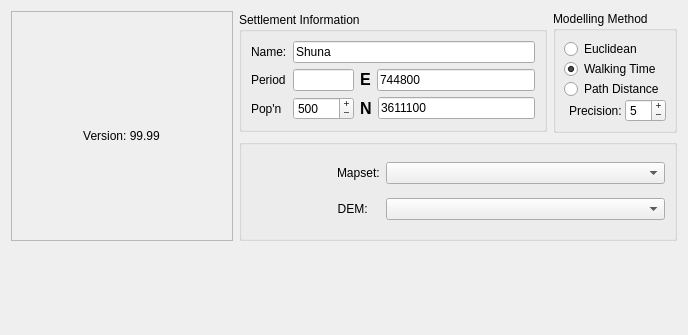
     <widget class="QWidget" name="main_tab">
      <attribute name="title">
       <string>Main</string>
      </attribute>
      <layout class="QGridLayout">
       <item row="0" column="0" rowspan="2">
        <widget class="QFrame" name="frame_2">
         <property name="sizePolicy">
          <sizepolicy hsizetype="Fixed" vsizetype="Fixed">
           <horstretch>0</horstretch>
           <verstretch>0</verstretch>
          </sizepolicy>
         </property>
         <property name="minimumSize">
          <size>
           <width>222</width>
           <height>230</height>
          </size>
         </property>
         <property name="toolTip">
          <string>&lt;html&gt;&lt;head&gt;&lt;meta name=&quot;qrichtext&quot; content=&quot;1&quot; /&gt;&lt;style type=&quot;text/css&quot;&gt;
p, li { white-space: pre-wrap; }
&lt;/style&gt;&lt;/head&gt;&lt;body style=&quot; font-family:'Sans Serif'; font-size:9pt; font-weight:400; font-style:normal; text-decoration:none;&quot;&gt;
&lt;p style=&quot; margin-top:0px; margin-bottom:0px; margin-left:0px; margin-right:0px; -qt-block-indent:0; text-indent:0px;&quot;&gt;&lt;span style=&quot; font-size:10pt; font-weight:600;&quot;&gt;To learn more about a feature or field in LandUse Analyst, you can do one of four things.&lt;/span&gt;&lt;/p&gt;
&lt;p style=&quot; margin-top:0px; margin-bottom:0px; margin-left:0px; margin-right:0px; -qt-block-indent:0; text-indent:0px;&quot;&gt;1. &lt;span style=&quot; font-size:10pt; color:#0000ff;&quot;&gt;Hover over it&lt;/span&gt; with your mouse arrow for a brief description (like you are doing now to see this)&lt;/p&gt;
&lt;p style=&quot; margin-top:0px; margin-bottom:0px; margin-left:0px; margin-right:0px; -qt-block-indent:0; text-indent:0px;&quot;&gt;2. Click the &lt;span style=&quot; font-size:12pt; font-weight:600; color:#0000ff;&quot;&gt;?&lt;/span&gt; in the top right of the main window and then click on the item you want detailed help for.&lt;/p&gt;
&lt;p style=&quot; margin-top:0px; margin-bottom:0px; margin-left:0px; margin-right:0px; -qt-block-indent:0; text-indent:0px;&quot;&gt; Click anywhere to make the help box go away.&lt;/p&gt;
&lt;p style=&quot; margin-top:0px; margin-bottom:0px; margin-left:0px; margin-right:0px; -qt-block-indent:0; text-indent:0px;&quot;&gt;3. RIght Click on the thing you want help for.  If there is detailed help for it, you will see a &lt;span style=&quot; font-weight:600; color:#0000ff;&quot;&gt;What is this?&lt;/span&gt; option that you can then click on.  Again, you can click anywhere to make the help box go away.&lt;/p&gt;
&lt;p style=&quot; margin-top:0px; margin-bottom:0px; margin-left:0px; margin-right:0px; -qt-block-indent:0; text-indent:0px;&quot;&gt;4. Go to the &lt;span style=&quot; font-weight:600; color:#0000ff;&quot;&gt;Help&lt;/span&gt; &lt;span style=&quot; font-weight:600; color:#0000ff;&quot;&gt;Tab&lt;/span&gt; and click on the item you want help with on the left for an even more detailed description of what things are and how they work&lt;/p&gt;&lt;/body&gt;&lt;/html&gt;</string>
         </property>
         <property name="whatsThis">
          <string>&lt;html&gt;&lt;head&gt;&lt;meta name=&quot;qrichtext&quot; content=&quot;1&quot; /&gt;&lt;style type=&quot;text/css&quot;&gt;
p, li { white-space: pre-wrap; }
&lt;/style&gt;&lt;/head&gt;&lt;body style=&quot; font-family:'Sans Serif'; font-size:9pt; font-weight:400; font-style:normal; text-decoration:none;&quot;&gt;
&lt;p style=&quot; margin-top:0px; margin-bottom:0px; margin-left:0px; margin-right:0px; -qt-block-indent:0; text-indent:0px;&quot;&gt;Landuse Analyst is a program that attempts to identify how much of the land surrounding an archaeological site would have been needed to sustain its population. &lt;a href=&quot;http://www.arkygeek.com/&quot;&gt;&lt;span style=&quot; text-decoration: underline; color:#0000ff;&quot;&gt;Land Analyst&lt;/span&gt;&lt;/a&gt;, is Free Open Source Software (FOSS). That means that this program is free software; you can redistribute it and/or modify it under the terms of the GNU General Public License as published by the Free Software Foundation; either version 2 of the License, or (at your option) any later version. &lt;/p&gt;
&lt;p style=&quot;-qt-paragraph-type:empty; margin-top:0px; margin-bottom:0px; margin-left:0px; margin-right:0px; -qt-block-indent:0; text-indent:0px;&quot;&gt;&lt;/p&gt;
&lt;p style=&quot; margin-top:0px; margin-bottom:0px; margin-left:0px; margin-right:0px; -qt-block-indent:0; text-indent:0px;&quot;&gt;This program is distributed in the hope that it will be useful, but WITHOUT ANY WARRANTY; without even the implied warranty of MERCHANTABILITY or FITNESS FOR A PARTICULAR PURPOSE. See the GNU General Public License for more details. &lt;/p&gt;&lt;/body&gt;&lt;/html&gt;</string>
         </property>
         <property name="frameShape">
          <enum>QFrame::StyledPanel</enum>
         </property>
         <property name="frameShadow">
          <enum>QFrame::Raised</enum>
         </property>
         <layout class="QGridLayout">
          <item row="0" column="0">
           <widget class="QLabel" name="label_17">
            <property name="sizePolicy">
             <sizepolicy hsizetype="Fixed" vsizetype="Fixed">
              <horstretch>0</horstretch>
              <verstretch>0</verstretch>
             </sizepolicy>
            </property>
            <property name="text">
             <string/>
            </property>
            <property name="pixmap">
             <pixmap resource="resources/resources.qrc">:/la_icon.png</pixmap>
            </property>
            <property name="scaledContents">
             <bool>false</bool>
            </property>
           </widget>
          </item>
          <item row="1" column="0">
           <widget class="QLabel" name="lblVersion">
            <property name="text">
             <string>Version: 99.99</string>
            </property>
            <property name="alignment">
             <set>Qt::AlignCenter</set>
            </property>
           </widget>
          </item>
         </layout>
        </widget>
       </item>
       <item row="0" column="1">
        <widget class="QGroupBox" name="groupBoxManualSiteEntry">
         <property name="sizePolicy">
          <sizepolicy hsizetype="Preferred" vsizetype="Fixed">
           <horstretch>0</horstretch>
           <verstretch>0</verstretch>
          </sizepolicy>
         </property>
         <property name="toolTip">
          <string>&lt;html&gt;&lt;head&gt;&lt;meta name=&quot;qrichtext&quot; content=&quot;1&quot; /&gt;&lt;style type=&quot;text/css&quot;&gt;
p, li { white-space: pre-wrap; }
&lt;/style&gt;&lt;/head&gt;&lt;body style=&quot; font-family:'Sans Serif'; font-size:9pt; font-weight:400; font-style:normal; text-decoration:none;&quot;&gt;
&lt;p style=&quot; margin-top:0px; margin-bottom:0px; margin-left:0px; margin-right:0px; -qt-block-indent:0; text-indent:0px;&quot;&gt;The information entered here will be inserted as Meta-Data into the resulting maps.  However, Name and Period are optional.&lt;/p&gt;&lt;/body&gt;&lt;/html&gt;</string>
         </property>
         <property name="whatsThis">
          <string>&lt;html&gt;&lt;head&gt;&lt;meta name=&quot;qrichtext&quot; content=&quot;1&quot; /&gt;&lt;style type=&quot;text/css&quot;&gt;
p, li { white-space: pre-wrap; }
&lt;/style&gt;&lt;/head&gt;&lt;body style=&quot; font-family:'Sans Serif'; font-size:9pt; font-weight:400; font-style:normal; text-decoration:none;&quot;&gt;
&lt;p style=&quot; margin-top:0px; margin-bottom:0px; margin-left:0px; margin-right:0px; -qt-block-indent:0; text-indent:0px;&quot;&gt;The name of the site, it's period, and the estimated population.&lt;/p&gt;&lt;/body&gt;&lt;/html&gt;</string>
         </property>
         <property name="title">
          <string>Settlement Information</string>
         </property>
         <property name="checkable">
          <bool>false</bool>
         </property>
         <property name="checked">
          <bool>false</bool>
         </property>
         <layout class="QGridLayout">
          <item row="0" column="1" colspan="2">
           <widget class="QLineEdit" name="lineEditSiteName">
            <property name="sizePolicy">
             <sizepolicy hsizetype="Preferred" vsizetype="Fixed">
              <horstretch>2</horstretch>
              <verstretch>0</verstretch>
             </sizepolicy>
            </property>
            <property name="toolTip">
             <string>&lt;html&gt;&lt;head&gt;&lt;meta name=&quot;qrichtext&quot; content=&quot;1&quot; /&gt;&lt;style type=&quot;text/css&quot;&gt;
p, li { white-space: pre-wrap; }
&lt;/style&gt;&lt;/head&gt;&lt;body style=&quot; font-family:'Sans Serif'; font-size:9pt; font-weight:400; font-style:normal; text-decoration:none;&quot;&gt;
&lt;p style=&quot; margin-top:0px; margin-bottom:0px; margin-left:0px; margin-right:0px; -qt-block-indent:0; text-indent:0px;&quot;&gt;Enter the name of the site you are modelling here. &lt;/p&gt;&lt;/body&gt;&lt;/html&gt;</string>
            </property>
            <property name="text">
             <string>Shuna</string>
            </property>
           </widget>
          </item>
          <item row="2" column="1">
           <widget class="QSpinBox" name="sbPopulation">
            <property name="sizePolicy">
             <sizepolicy hsizetype="Fixed" vsizetype="Fixed">
              <horstretch>0</horstretch>
              <verstretch>0</verstretch>
             </sizepolicy>
            </property>
            <property name="toolTip">
             <string>&lt;html&gt;&lt;head&gt;&lt;meta name=&quot;qrichtext&quot; content=&quot;1&quot; /&gt;&lt;style type=&quot;text/css&quot;&gt;
p, li { white-space: pre-wrap; }
&lt;/style&gt;&lt;/head&gt;&lt;body style=&quot; font-family:'Sans Serif'; font-size:9pt; font-weight:400; font-style:normal; text-decoration:none;&quot;&gt;
&lt;p style=&quot; margin-top:0px; margin-bottom:0px; margin-left:0px; margin-right:0px; -qt-block-indent:0; text-indent:0px;&quot;&gt;Estimated population of the settlement (required)&lt;/p&gt;&lt;/body&gt;&lt;/html&gt;</string>
            </property>
            <property name="buttonSymbols">
             <enum>QAbstractSpinBox::PlusMinus</enum>
            </property>
            <property name="minimum">
             <number>1</number>
            </property>
            <property name="maximum">
             <number>20000</number>
            </property>
            <property name="singleStep">
             <number>1</number>
            </property>
            <property name="value">
             <number>500</number>
            </property>
           </widget>
          </item>
          <item row="1" column="1">
           <widget class="QLineEdit" name="lineEditPeriod">
            <property name="sizePolicy">
             <sizepolicy hsizetype="Preferred" vsizetype="Fixed">
              <horstretch>254</horstretch>
              <verstretch>0</verstretch>
             </sizepolicy>
            </property>
           </widget>
          </item>
          <item row="0" column="0">
           <widget class="QLabel" name="textLabel2_4">
            <property name="text">
             <string>Name:</string>
            </property>
            <property name="wordWrap">
             <bool>false</bool>
            </property>
           </widget>
          </item>
          <item row="1" column="0">
           <widget class="QLabel" name="label">
            <property name="text">
             <string>Period</string>
            </property>
           </widget>
          </item>
          <item row="2" column="0">
           <widget class="QLabel" name="label5">
            <property name="text">
             <string>Pop'n</string>
            </property>
            <property name="wordWrap">
             <bool>false</bool>
            </property>
           </widget>
          </item>
          <item row="1" column="2">
           <layout class="QHBoxLayout">
            <item>
             <widget class="QLabel" name="label_6">
              <property name="toolTip">
               <string>&lt;html&gt;&lt;head&gt;&lt;meta name=&quot;qrichtext&quot; content=&quot;1&quot; /&gt;&lt;style type=&quot;text/css&quot;&gt;
p, li { white-space: pre-wrap; }
&lt;/style&gt;&lt;/head&gt;&lt;body style=&quot; font-family:'Sans Serif'; font-size:9pt; font-weight:400; font-style:normal; text-decoration:none;&quot;&gt;
&lt;p style=&quot; margin-top:0px; margin-bottom:0px; margin-left:0px; margin-right:0px; -qt-block-indent:0; text-indent:0px;&quot;&gt;Easting&lt;/p&gt;&lt;/body&gt;&lt;/html&gt;</string>
              </property>
              <property name="text">
               <string>&lt;html&gt;&lt;head&gt;&lt;meta name=&quot;qrichtext&quot; content=&quot;1&quot; /&gt;&lt;style type=&quot;text/css&quot;&gt;
p, li { white-space: pre-wrap; }
&lt;/style&gt;&lt;/head&gt;&lt;body style=&quot; font-family:'Sans Serif'; font-size:9pt; font-weight:400; font-style:normal; text-decoration:none;&quot;&gt;
&lt;p style=&quot; margin-top:0px; margin-bottom:0px; margin-left:0px; margin-right:0px; -qt-block-indent:0; text-indent:0px;&quot;&gt;&lt;span style=&quot; font-size:12pt; font-weight:600;&quot;&gt;E&lt;/span&gt;&lt;/p&gt;&lt;/body&gt;&lt;/html&gt;</string>
              </property>
             </widget>
            </item>
            <item>
             <widget class="QLineEdit" name="lineEditEasting">
              <property name="toolTip">
               <string>&lt;html&gt;&lt;head&gt;&lt;meta name=&quot;qrichtext&quot; content=&quot;1&quot; /&gt;&lt;style type=&quot;text/css&quot;&gt;
p, li { white-space: pre-wrap; }
&lt;/style&gt;&lt;/head&gt;&lt;body style=&quot; font-family:'Sans Serif'; font-size:9pt; font-weight:400; font-style:normal; text-decoration:none;&quot;&gt;
&lt;p style=&quot; margin-top:0px; margin-bottom:0px; margin-left:0px; margin-right:0px; -qt-block-indent:0; text-indent:0px;&quot;&gt;Easting (required)&lt;/p&gt;&lt;/body&gt;&lt;/html&gt;</string>
              </property>
              <property name="whatsThis">
               <string>&lt;html&gt;&lt;head&gt;&lt;meta name=&quot;qrichtext&quot; content=&quot;1&quot; /&gt;&lt;style type=&quot;text/css&quot;&gt;
p, li { white-space: pre-wrap; }
&lt;/style&gt;&lt;/head&gt;&lt;body style=&quot; font-family:'Sans Serif'; font-size:9pt; font-weight:400; font-style:normal; text-decoration:none;&quot;&gt;
&lt;p style=&quot; margin-top:0px; margin-bottom:0px; margin-left:0px; margin-right:0px; -qt-block-indent:0; text-indent:0px;&quot;&gt;The Easting of the site. Be sure you are using the same coordinate system as you do when creating your land suitability mask files!&lt;/p&gt;&lt;/body&gt;&lt;/html&gt;</string>
              </property>
              <property name="text">
               <string>744800</string>
              </property>
             </widget>
            </item>
           </layout>
          </item>
          <item row="2" column="2">
           <layout class="QHBoxLayout">
            <item>
             <widget class="QLabel" name="label_22">
              <property name="toolTip">
               <string>&lt;html&gt;&lt;head&gt;&lt;meta name=&quot;qrichtext&quot; content=&quot;1&quot; /&gt;&lt;style type=&quot;text/css&quot;&gt;
p, li { white-space: pre-wrap; }
&lt;/style&gt;&lt;/head&gt;&lt;body style=&quot; font-family:'Sans Serif'; font-size:9pt; font-weight:400; font-style:normal; text-decoration:none;&quot;&gt;
&lt;p style=&quot; margin-top:0px; margin-bottom:0px; margin-left:0px; margin-right:0px; -qt-block-indent:0; text-indent:0px;&quot;&gt;Northing&lt;/p&gt;&lt;/body&gt;&lt;/html&gt;</string>
              </property>
              <property name="text">
               <string>&lt;html&gt;&lt;head&gt;&lt;meta name=&quot;qrichtext&quot; content=&quot;1&quot; /&gt;&lt;style type=&quot;text/css&quot;&gt;
p, li { white-space: pre-wrap; }
&lt;/style&gt;&lt;/head&gt;&lt;body style=&quot; font-family:'Sans Serif'; font-size:9pt; font-weight:400; font-style:normal; text-decoration:none;&quot;&gt;
&lt;p style=&quot; margin-top:0px; margin-bottom:0px; margin-left:0px; margin-right:0px; -qt-block-indent:0; text-indent:0px;&quot;&gt;&lt;span style=&quot; font-size:12pt; font-weight:600;&quot;&gt;N&lt;/span&gt;&lt;/p&gt;&lt;/body&gt;&lt;/html&gt;</string>
              </property>
             </widget>
            </item>
            <item>
             <widget class="QLineEdit" name="lineEditNorthing">
              <property name="toolTip">
               <string>&lt;html&gt;&lt;head&gt;&lt;meta name=&quot;qrichtext&quot; content=&quot;1&quot; /&gt;&lt;style type=&quot;text/css&quot;&gt;
p, li { white-space: pre-wrap; }
&lt;/style&gt;&lt;/head&gt;&lt;body style=&quot; font-family:'Sans Serif'; font-size:9pt; font-weight:400; font-style:normal; text-decoration:none;&quot;&gt;
&lt;p style=&quot; margin-top:0px; margin-bottom:0px; margin-left:0px; margin-right:0px; -qt-block-indent:0; text-indent:0px;&quot;&gt;Northing (required)&lt;/p&gt;&lt;/body&gt;&lt;/html&gt;</string>
              </property>
              <property name="whatsThis">
               <string>&lt;html&gt;&lt;head&gt;&lt;meta name=&quot;qrichtext&quot; content=&quot;1&quot; /&gt;&lt;style type=&quot;text/css&quot;&gt;
p, li { white-space: pre-wrap; }
&lt;/style&gt;&lt;/head&gt;&lt;body style=&quot; font-family:'Sans Serif'; font-size:9pt; font-weight:400; font-style:normal; text-decoration:none;&quot;&gt;
&lt;p style=&quot; margin-top:0px; margin-bottom:0px; margin-left:0px; margin-right:0px; -qt-block-indent:0; text-indent:0px;&quot;&gt;The Northing of the site. Be sure you are using the same coordinate system as you do when creating your land suitability mask files!&lt;/p&gt;&lt;/body&gt;&lt;/html&gt;</string>
              </property>
              <property name="text">
               <string>3611100</string>
              </property>
             </widget>
            </item>
           </layout>
          </item>
         </layout>
        </widget>
       </item>
       <item row="0" column="2">
        <widget class="QGroupBox" name="model_method_box">
         <property name="sizePolicy">
          <sizepolicy hsizetype="Fixed" vsizetype="Fixed">
           <horstretch>0</horstretch>
           <verstretch>0</verstretch>
          </sizepolicy>
         </property>
         <property name="whatsThis">
          <string>&lt;html&gt;&lt;head&gt;&lt;meta name=&quot;qrichtext&quot; content=&quot;1&quot; /&gt;&lt;style type=&quot;text/css&quot;&gt;
p, li { white-space: pre-wrap; }
&lt;/style&gt;&lt;/head&gt;&lt;body style=&quot; font-family:'Sans Serif'; font-size:9pt; font-weight:400; font-style:normal; text-decoration:none;&quot;&gt;
&lt;p style=&quot; margin-top:0px; margin-bottom:0px; margin-left:0px; margin-right:0px; -qt-block-indent:0; text-indent:0px;&quot;&gt;LandUse Analyst currently offers three types of analysis. Here you select which one you want to use.&lt;/p&gt;
&lt;p style=&quot; margin-top:12px; margin-bottom:12px; margin-left:0px; margin-right:0px; -qt-block-indent:0; text-indent:0px;&quot;&gt;Euclidean method starts looking for suitable land at the site and moves outwards from that point 'as the crow flies'. In other words, using Euclidean geometry (or even more simply, it draws circles!)&lt;/p&gt;
&lt;p style=&quot; margin-top:12px; margin-bottom:12px; margin-left:0px; margin-right:0px; -qt-block-indent:0; text-indent:0px;&quot;&gt;Walking Time method uses the same basic principle except that it moves outward from the site based on walking time instead of distance. This method is probably the most realistic scenario to run, but it is interesting to compare the results of the three different methods.&lt;/p&gt;
&lt;p style=&quot; margin-top:12px; margin-bottom:12px; margin-left:0px; margin-right:0px; -qt-block-indent:0; text-indent:0px;&quot;&gt;Path Distance is very similar to Eucidean, except that this method considers topography when calculating distance from the site.&lt;/p&gt;&lt;/body&gt;&lt;/html&gt;</string>
         </property>
         <property name="title">
          <string>Modelling Method</string>
         </property>
         <layout class="QGridLayout">
          <property name="leftMargin">
           <number>8</number>
          </property>
          <property name="topMargin">
           <number>8</number>
          </property>
          <property name="rightMargin">
           <number>8</number>
          </property>
          <property name="bottomMargin">
           <number>8</number>
          </property>
          <property name="spacing">
           <number>0</number>
          </property>
          <item row="3" column="0">
           <layout class="QHBoxLayout">
            <property name="spacing">
             <number>0</number>
            </property>
            <item>
             <widget class="QLabel" name="label_2">
              <property name="toolTip">
               <string>&lt;html&gt;&lt;head&gt;&lt;meta name=&quot;qrichtext&quot; content=&quot;1&quot; /&gt;&lt;style type=&quot;text/css&quot;&gt;
p, li { white-space: pre-wrap; }
&lt;/style&gt;&lt;/head&gt;&lt;body style=&quot; font-family:'Sans Serif'; font-size:9pt; font-weight:400; font-style:normal; text-decoration:none;&quot;&gt;
&lt;p style=&quot; margin-top:0px; margin-bottom:0px; margin-left:0px; margin-right:0px; -qt-block-indent:0; text-indent:0px;&quot;&gt;The smaller the value, the longer it will take to calculate the results!&lt;/p&gt;&lt;/body&gt;&lt;/html&gt;</string>
              </property>
              <property name="whatsThis">
               <string>&lt;html&gt;&lt;head&gt;&lt;meta name=&quot;qrichtext&quot; content=&quot;1&quot; /&gt;&lt;style type=&quot;text/css&quot;&gt;
p, li { white-space: pre-wrap; }
&lt;/style&gt;&lt;/head&gt;&lt;body style=&quot; font-family:'Sans Serif'; font-size:9pt; font-weight:400; font-style:normal; text-decoration:none;&quot;&gt;
&lt;p style=&quot; margin-top:0px; margin-bottom:0px; margin-left:0px; margin-right:0px; -qt-block-indent:0; text-indent:0px;&quot;&gt;Landuse Analyst finds suitable land contained with a boundary around the site. This boundary is different for each modelling method, but the process is identical. Once this boundary has been determined, it looks inside and calcualtes the total area of suitable land and compares it to the Area Target. If the area of suitable land contained within this boundary falls within the range set by Model Precision, it has found the solution. If it is under this range, however, the boundary is moved outwards, and the process repeats until enough suitable land has been found.&lt;/p&gt;&lt;/body&gt;&lt;/html&gt;</string>
              </property>
              <property name="text">
               <string>Precision: </string>
              </property>
              <property name="alignment">
               <set>Qt::AlignRight|Qt::AlignTrailing|Qt::AlignVCenter</set>
              </property>
             </widget>
            </item>
            <item>
             <widget class="QSpinBox" name="sbModelPrecision">
              <property name="sizePolicy">
               <sizepolicy hsizetype="Fixed" vsizetype="Fixed">
                <horstretch>0</horstretch>
                <verstretch>0</verstretch>
               </sizepolicy>
              </property>
              <property name="toolTip">
               <string>&lt;html&gt;&lt;head&gt;&lt;meta name=&quot;qrichtext&quot; content=&quot;1&quot; /&gt;&lt;style type=&quot;text/css&quot;&gt;
p, li { white-space: pre-wrap; }
&lt;/style&gt;&lt;/head&gt;&lt;body style=&quot; font-family:'Sans Serif'; font-size:9pt; font-weight:400; font-style:normal; text-decoration:none;&quot;&gt;
&lt;p style=&quot; margin-top:0px; margin-bottom:0px; margin-left:0px; margin-right:0px; -qt-block-indent:0; text-indent:0px;&quot;&gt;The smaller the value, the longer it will take to calculate the results!&lt;/p&gt;&lt;/body&gt;&lt;/html&gt;</string>
              </property>
              <property name="whatsThis">
               <string>&lt;html&gt;&lt;head&gt;&lt;meta name=&quot;qrichtext&quot; content=&quot;1&quot; /&gt;&lt;style type=&quot;text/css&quot;&gt;
p, li { white-space: pre-wrap; }
&lt;/style&gt;&lt;/head&gt;&lt;body style=&quot; font-family:'Sans Serif'; font-size:9pt; font-weight:400; font-style:normal; text-decoration:none;&quot;&gt;
&lt;p style=&quot; margin-top:0px; margin-bottom:0px; margin-left:0px; margin-right:0px; -qt-block-indent:0; text-indent:0px;&quot;&gt;Landuse Analyst finds suitable land contained with a boundary around the site. This boundary is different for each modelling method, but the process is identical. Once this boundary has been determined, it looks inside and calcualtes the total area of suitable land and compares it to the Area Target. If the area of suitable land contained within this boundary falls within the range set by Model Precision, it has found the solution. If it is under this range, however, the boundary is moved outwards, and the process repeats until enough suitable land has been found.&lt;/p&gt;&lt;/body&gt;&lt;/html&gt;</string>
              </property>
              <property name="buttonSymbols">
               <enum>QAbstractSpinBox::PlusMinus</enum>
              </property>
              <property name="minimum">
               <number>1</number>
              </property>
              <property name="maximum">
               <number>50</number>
              </property>
              <property name="value">
               <number>5</number>
              </property>
             </widget>
            </item>
           </layout>
          </item>
          <item row="2" column="0">
           <widget class="QRadioButton" name="radioButtonPathDistance">
            <property name="toolTip">
             <string>&lt;html&gt;&lt;head&gt;&lt;meta name=&quot;qrichtext&quot; content=&quot;1&quot; /&gt;&lt;style type=&quot;text/css&quot;&gt;
p, li { white-space: pre-wrap; }
&lt;/style&gt;&lt;/head&gt;&lt;body style=&quot; font-family:'Sans Serif'; font-size:9pt; font-weight:400; font-style:normal; text-decoration:none;&quot;&gt;
&lt;p style=&quot; margin-top:0px; margin-bottom:0px; margin-left:0px; margin-right:0px; -qt-block-indent:0; text-indent:0px;&quot;&gt;Calculate catchment by growing distance based on path distance (considers topography)&lt;/p&gt;&lt;/body&gt;&lt;/html&gt;</string>
            </property>
            <property name="whatsThis">
             <string>&lt;html&gt;&lt;head&gt;&lt;meta name=&quot;qrichtext&quot; content=&quot;1&quot; /&gt;&lt;style type=&quot;text/css&quot;&gt;
p, li { white-space: pre-wrap; }
&lt;/style&gt;&lt;/head&gt;&lt;body style=&quot; font-family:'Sans Serif'; font-size:9pt; font-weight:400; font-style:normal; text-decoration:none;&quot;&gt;
&lt;p style=&quot; margin-top:0px; margin-bottom:0px; margin-left:0px; margin-right:0px; -qt-block-indent:0; text-indent:0px;&quot;&gt;When Path Distance is selected, a cost map for the area is created that calculates how far it is  to all areas of the map from the site.  This is very similar to Eucidean, except that path distance considers topography.  The program then calculates area contained within a certain distance of the site.  If the derived area is insufficient to support the population, the distance is increased, and it tries again.  This repeats until the required area is contained.&lt;/p&gt;&lt;/body&gt;&lt;/html&gt;</string>
            </property>
            <property name="text">
             <string>Path Distance</string>
            </property>
           </widget>
          </item>
          <item row="1" column="0">
           <widget class="QRadioButton" name="radioButtonWalkingTime">
            <property name="toolTip">
             <string>Calculate catchment by growing distance based on walking time</string>
            </property>
            <property name="whatsThis">
             <string>&lt;html&gt;&lt;head&gt;&lt;meta name=&quot;qrichtext&quot; content=&quot;1&quot; /&gt;&lt;style type=&quot;text/css&quot;&gt;
p, li { white-space: pre-wrap; }
&lt;/style&gt;&lt;/head&gt;&lt;body style=&quot; font-family:'Sans Serif'; font-size:9pt; font-weight:400; font-style:normal; text-decoration:none;&quot;&gt;
&lt;p style=&quot; margin-top:0px; margin-bottom:0px; margin-left:0px; margin-right:0px; -qt-block-indent:0; text-indent:0px;&quot;&gt;When Walking Time is selected, a cost map for the area is created that predicts how long it takes to get to any area on the map from the settlement.  The program then calculates the suitable area contained within the time it takes to walk.  If the derived area is insufficient to support the population, the walking time is increased, and it tries again.  This repeats until the required area is contained.  This method is probably the most realistic scenario to run, but it is interesting to compare the results of the three different methods.&lt;/p&gt;&lt;/body&gt;&lt;/html&gt;</string>
            </property>
            <property name="text">
             <string>Walking Time</string>
            </property>
            <property name="checked">
             <bool>true</bool>
            </property>
           </widget>
          </item>
          <item row="0" column="0">
           <widget class="QRadioButton" name="radioButtonEuclidean">
            <property name="toolTip">
             <string>&lt;html&gt;&lt;head&gt;&lt;meta name=&quot;qrichtext&quot; content=&quot;1&quot; /&gt;&lt;style type=&quot;text/css&quot;&gt;
p, li { white-space: pre-wrap; }
&lt;/style&gt;&lt;/head&gt;&lt;body style=&quot; font-family:'Sans Serif'; font-size:9pt; font-weight:400; font-style:normal; text-decoration:none;&quot;&gt;
&lt;p style=&quot; margin-top:0px; margin-bottom:0px; margin-left:0px; margin-right:0px; -qt-block-indent:0; text-indent:0px;&quot;&gt;Calculate catchment by growing distance based on distance from the site ('as the crow flies')&lt;/p&gt;&lt;/body&gt;&lt;/html&gt;</string>
            </property>
            <property name="whatsThis">
             <string>&lt;html&gt;&lt;head&gt;&lt;meta name=&quot;qrichtext&quot; content=&quot;1&quot; /&gt;&lt;style type=&quot;text/css&quot;&gt;
p, li { white-space: pre-wrap; }
&lt;/style&gt;&lt;/head&gt;&lt;body style=&quot; font-family:'Sans Serif'; font-size:9pt; font-weight:400; font-style:normal; text-decoration:none;&quot;&gt;
&lt;p style=&quot; margin-top:0px; margin-bottom:0px; margin-left:0px; margin-right:0px; -qt-block-indent:0; text-indent:0px;&quot;&gt;When Euclidean is selected, a cost map for the area is created that calculates how far it is  to all areas of the map from the site.  This distance does NOT consider topography.  In other words, it is simply as the crow flies.  The program then calculates area contained within a certain distance of the site.  If the derived area is insufficient to support the population, the distance is increased, and it tries again.  This repeats until the required area is contained.&lt;/p&gt;&lt;/body&gt;&lt;/html&gt;</string>
            </property>
            <property name="text">
             <string>Euclidean</string>
            </property>
            <property name="checked">
             <bool>false</bool>
            </property>
           </widget>
          </item>
         </layout>
        </widget>
       </item>
       <item row="1" column="1" colspan="2">
        <widget class="QGroupBox" name="gbxGrass">
         <property name="title">
          <string/>
         </property>
         <layout class="QGridLayout">
          <item row="0" column="0" rowspan="2">
           <widget class="QLabel" name="lblGrass">
            <property name="maximumSize">
             <size>
              <width>80</width>
              <height>80</height>
             </size>
            </property>
            <property name="text">
             <string/>
            </property>
            <property name="pixmap">
             <pixmap resource="resources/resources.qrc">:/icona_grass.gif</pixmap>
            </property>
            <property name="scaledContents">
             <bool>true</bool>
            </property>
           </widget>
          </item>
          <item row="0" column="1">
           <widget class="QLabel" name="label_29">
            <property name="sizePolicy">
             <sizepolicy hsizetype="Fixed" vsizetype="Preferred">
              <horstretch>0</horstretch>
              <verstretch>0</verstretch>
             </sizepolicy>
            </property>
            <property name="text">
             <string>Mapset:</string>
            </property>
           </widget>
          </item>
          <item row="0" column="2">
           <widget class="QComboBox" name="cboMapSet"/>
          </item>
          <item row="1" column="1">
           <widget class="QLabel" name="label_24">
            <property name="sizePolicy">
             <sizepolicy hsizetype="Fixed" vsizetype="Preferred">
              <horstretch>0</horstretch>
              <verstretch>0</verstretch>
             </sizepolicy>
            </property>
            <property name="text">
             <string>DEM: </string>
            </property>
            <property name="alignment">
             <set>Qt::AlignRight|Qt::AlignTrailing|Qt::AlignVCenter</set>
            </property>
           </widget>
          </item>
          <item row="1" column="2">
           <widget class="QComboBox" name="cboDEM"/>
          </item>
         </layout>
        </widget>
       </item>
       <item row="2" column="1">
        <spacer>
         <property name="orientation">
          <enum>Qt::Vertical</enum>
         </property>
         <property name="sizeHint" stdset="0">
          <size>
           <width>308</width>
           <height>83</height>
          </size>
         </property>
        </spacer>
       </item>
      </layout>
     </widget>
